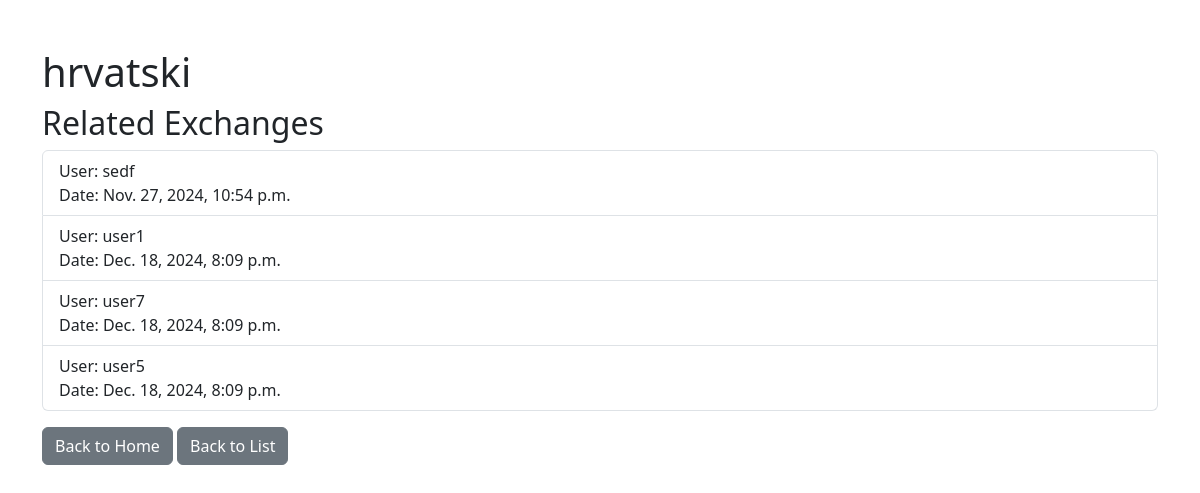
The page /languages/1/ on the database its author committed.
### app/models.py (models this page shows, shortened)
class Language(models.Model):
    name = models.CharField(max_length=100)

class Exchange(models.Model):
    language = models.ForeignKey(Language, on_delete=models.CASCADE, related_name='exchanges')
    user = models.ForeignKey(User, on_delete=models.CASCADE, related_name='exchanges')
    date = models.DateTimeField(auto_now_add=True)

class User(models.Model):
    username = models.CharField(max_length=100)
    email = models.EmailField()

### app/views.py (the view)
# urls.py: path('languages/<int:pk>/', views.LanguageDetailView.as_view(), name='language_detail'),
class LanguageDetailView(DetailView):
    model = Language
    template_name = 'language_detail.html'
    context_object_name = 'language'
    def get_context_data(self, **kwargs):
        context = super().get_context_data(**kwargs)
        context['exchanges'] = self.object.exchanges.all()
        return context

### app/templates/language_detail.html (shortened to what this page needs)
<!DOCTYPE html>
<html>
<head>
    <link href="https://cdn.jsdelivr.net/npm/bootstrap@5.3.0-alpha1/dist/css/bootstrap.min.css" rel="stylesheet">
</head>
<body>
    <div class="container mt-5">
        <h1>{{ language.name }}</h1>
        <h2>Related Exchanges</h2>
        <ul class="list-group">
            {% for exchange in exchanges %}
                <li class="list-group-item">
                    User: {{ exchange.user.username }} <br>
                    Date: {{ exchange.date }}
                </li>
            {% empty %}
                <li class="list-group-item">No exchanges found for this language.</li>
            {% endfor %}
        </ul>
        <a href="{% url 'index' %}" class="btn btn-secondary mt-3">Back to Home</a>
        <a href="{% url 'language_list' %}" class="btn btn-secondary mt-3">Back to List</a>
    </div>
</body>
</html>

### rows shown on the page
Language: name "hrvatski"
Exchange: user.username "sedf", date "Nov. 27, 2024, 10:54 p.m."
Exchange: user.username "user1", date "Dec. 18, 2024, 8:09 p.m."
Exchange: user.username "user7", date "Dec. 18, 2024, 8:09 p.m."
Exchange: user.username "user5", date "Dec. 18, 2024, 8:09 p.m."
